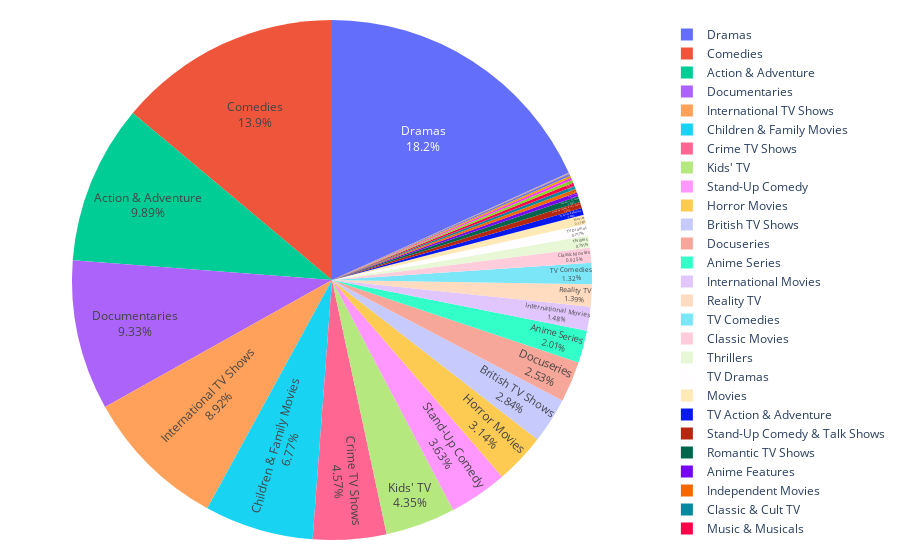

This figure's notebook cell:
### Markdown cell above
## zenre

### Code cell
import plotly.graph_objects as go
ratio_total   = list(df.groupby(['zenre'],as_index=False).agg(zenre_count=('show_id','count')).loc[:,'zenre_count'])
labels_total  = list(df.groupby(['zenre'],as_index=False).agg(zenre_count=('show_id','count')).loc[:,'zenre'])

# pull is given as a fraction of the pie radius
fig = go.Figure(data=[go.Pie(labels=labels_total, values=ratio_total)])
fig.update_layout(margin=dict(t=20, b=20, l=10, r=20))
fig.update_traces(textposition='inside', textinfo='percent+label')
fig.show()

### Figure 1 — Plotly figure (JSON) as saved in the notebook; plotly's stock layout.template omitted (floating-point values rounded to 4 significant figures)
{"data": [{"labels": ["Action & Adventure", "Anime Features", "Anime Series", "British TV Shows", "Children & Family Movies", "Classic & Cult TV", "Classic Movies", "Comedies", "Crime TV Shows", "Cult Movies", "Documentaries", "Docuseries", "Dramas", "Horror Movies", "Independent Movies", "International Movies", "International TV Shows", "Kids' TV", "LGBTQ Movies", "Movies", "Music & Musicals", "Reality TV", "Romantic Movies", "Romantic TV Shows", "Sci-Fi & Fantasy", "Spanish-Language TV Shows", "Sports Movies", "Stand-Up Comedy", "Stand-Up Comedy & Talk Shows", "TV Action & Adventure", "TV Comedies", "TV Dramas", "TV Horror", "TV Sci-Fi & Fantasy", "TV Shows", "Thrillers"], "textinfo": "percent+label", "textposition": "inside", "type": "pie", "values": [856, 21, 174, 246, 586, 18, 80, 1202, 395, 11, 807, 219, 1577, 272, 20, 128, 772, 376, 1, 50, 18, 120, 3, 31, 13, 2, 1, 314, 33, 38, 114, 62, 10, 1, 16, 65]}], "layout": {"margin": {"b": 20, "l": 10, "r": 20, "t": 20}}}
